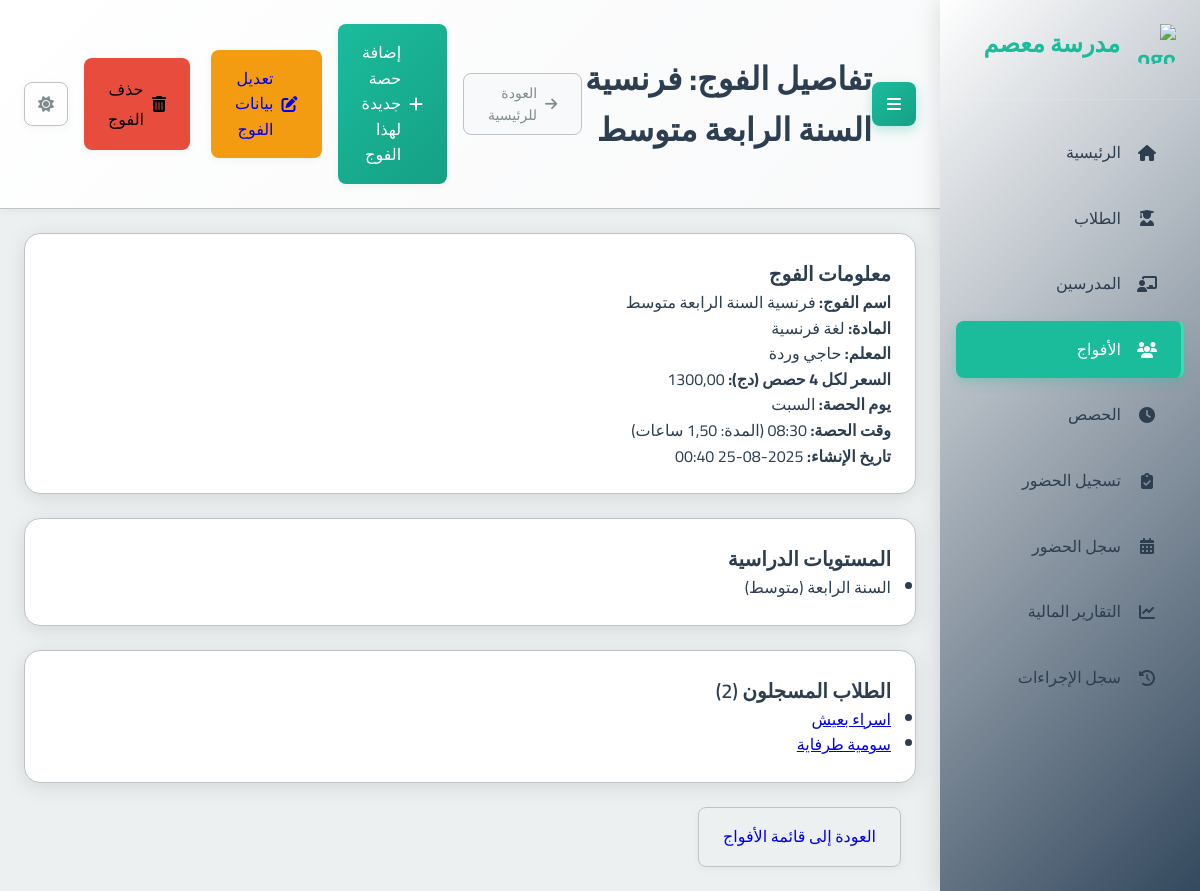
Page /groups/5/ on the committed database.
### school_app/models.py (models this page shows, shortened)
class Group(models.Model):
    name = models.CharField(max_length=100, verbose_name="اسم الفوج")
    subject = models.ForeignKey(Subject, on_delete=models.PROTECT, verbose_name="المادة")
    teacher = models.ForeignKey(Teacher, on_delete=models.CASCADE, verbose_name="المدرس")
    academic_levels = models.ManyToManyField(AcademicLevel, verbose_name="المستويات الدراسية المتوافقة")
    price_per_4_sessions = models.DecimalField(max_digits=10, decimal_places=2, verbose_name="السعر لكل 4 حصص")
    session_day = models.IntegerField(choices=[
        (0, 'الاثنين'),
        (1, 'الثلاثاء'),
        (2, 'الأربعاء'),
        (3, 'الخميس'),
        (4, 'الجمعة'),
        (5, 'السبت'),
        (6, 'الأحد')
    ], verbose_name="يوم الحصة")
    session_start_time = models.TimeField(verbose_name="وقت بداية الحصة")
    session_duration = models.DecimalField(max_digits=4, decimal_places=2, default=1.5, verbose_name="مدة الحصة (ساعات)")
    students = models.ManyToManyField(Student, through='StudentGroup', blank=True, verbose_name="الطلاب المسجلون")
    created_at = models.DateTimeField(auto_now_add=True, verbose_name="تاريخ الإنشاء")
    is_continuous = models.BooleanField(default=False, verbose_name="فوج مستمر (تُنشأ الحصص أسبوعياً تلقائياً)")
    created_sessions_until = models.DateField(null=True, blank=True, verbose_name="تم إنشاء الحصص حتى تاريخ")
    class Meta:
        verbose_name = "فوج"
        verbose_name_plural = "الأفواج"

class Subject(models.Model):
    name = models.CharField(max_length=100, verbose_name="اسم المادة")
    class Meta:
        verbose_name = "مادة دراسية"
        verbose_name_plural = "المواد الدراسية"

class Teacher(models.Model):
    full_name = models.CharField(max_length=201, verbose_name="الاسم الكامل")
    phone_number = models.CharField(max_length=20, unique=True, verbose_name="رقم الهاتف")
    subject = models.ForeignKey(Subject, on_delete=models.PROTECT, verbose_name="المادة الأساسية")
    created_at = models.DateTimeField(auto_now_add=True, verbose_name="تاريخ الإنشاء")
    class Meta:
        verbose_name = "مدرس"
        verbose_name_plural = "المدرسون"

class AcademicLevel(models.Model):
    name = models.CharField(max_length=100, verbose_name="الاسم")
    category = models.CharField(max_length=50, choices=[
        ('PRIMARY', 'ابتدائي'),
        ('MIDDLE', 'متوسط'),
        ('HIGH', 'ثانوي')
    ], verbose_name="الفئة")
    class Meta:
        verbose_name = "المستوى الدراسي"
        verbose_name_plural = "المستويات الدراسية"

class Student(models.Model):
    full_name = models.CharField(max_length=201, verbose_name="الاسم الكامل")
    phone_number = models.CharField(max_length=20, null=True, blank=True, verbose_name="رقم هاتف الطالب")
    guardian_phone = models.CharField(max_length=20, null=True, blank=True, verbose_name="رقم هاتف الولي")
    birth_day = models.IntegerField(verbose_name="يوم الميلاد")
    birth_month = models.IntegerField(verbose_name="شهر الميلاد")
    birth_year = models.IntegerField(verbose_name="سنة الميلاد")
    academic_level = models.ForeignKey(AcademicLevel, on_delete=models.PROTECT, verbose_name="المستوى الدراسي")
    registration_fee_paid = models.BooleanField(default=False, verbose_name="رسوم التسجيل مدفوعة")
    card_number = models.CharField(max_length=20, unique=True, blank=True, null=True, verbose_name="رقم البطاقة")
    prepaid_balance = models.DecimalField(max_digits=10, decimal_places=2, default=Decimal('0.00'), verbose_name="رصيد مدفوع مقدماً")
    created_at = models.DateTimeField(auto_now_add=True, verbose_name="تاريخ الإنشاء")
    class Meta:
        verbose_name = "طالب"
        verbose_name_plural = "الطلاب"

### school_app/views.py (the view)
# urls.py: path('groups/<int:group_id>/', views.group_detail, name='group_detail'),
def group_detail(request, group_id):
    group = get_object_or_404(Group, id=group_id)
    context = {
        'group': group,
        'page_title': f"تفاصيل الفوج: {group.name}"
    }
    return render(request, 'school_app/group_detail.html', context)

### templates/school_app/group_detail.html (shortened to what this page needs)
{% extends "base.html" %}
{% block page_title %}{{ page_title|default:"تفاصيل الفوج" }}{% endblock %}
{% block header_actions %}
  <a href="{% url 'add_session' %}?group_id={{ group.id }}" class="btn btn-primary">
    <i class="fas fa-plus"></i> إضافة حصة جديدة لهذا الفوج
  </a>
  <a href="{% url 'edit_group' group.id %}" class="btn btn-warning" style="margin-left: 5px;"><i class="fas fa-edit"></i> تعديل بيانات الفوج</a>
  <form action="{% url 'delete_group' group.id %}" method="post" style="display: inline-block;" onsubmit="return confirm('هل أنت متأكد أنك تريد حذف هذا الفوج؟ سيتم حذف جميع الحصص المتعلقة به أيضاً.');">
      <button type="submit" class="btn btn-danger">
          <i class="fas fa-trash-alt"></i> حذف الفوج
      </button>
  </form>
{% endblock %}
{% block content %}
<div class="row">
  <div class="col-md-6">
    <div class="card mb-3">
      <div class="card-body">
        <h5 class="card-title">معلومات الفوج</h5>
        <p><strong>اسم الفوج:</strong> {{ group.name }}</p>
        <p><strong>المادة:</strong> {{ group.subject.name }}</p>
        <p><strong>المعلم:</strong> {{ group.teacher.full_name }}</p>
        <p><strong>السعر لكل 4 حصص (دج):</strong> {{ group.price_per_4_sessions }}</p>
        <p><strong>يوم الحصة:</strong> {{ group.get_session_day_display }}</p>
        <p><strong>وقت الحصة:</strong> {{ group.session_start_time|time:"H:i" }} (المدة: {{ group.session_duration }} ساعات)</p>
        <p><strong>تاريخ الإنشاء:</strong> {{ group.created_at|date:"Y-m-d H:i" }}</p>
      </div>
    </div>
    <div class="card mb-3">
      <div class="card-body">
        <h5 class="card-title">المستويات الدراسية</h5>
        {% if group.academic_levels.all %}
          <ul class="list-group">
            {% for level in group.academic_levels.all %}
              <li class="list-group-item">{{ level.name }} ({{ level.get_category_display }})</li>
            {% endfor %}
          </ul>
        {% else %}
          <p class="text-muted">لم يتم تحديد مستويات دراسية.</p>
        {% endif %}
      </div>
    </div>
  </div>
  <div class="col-md-6">
    <div class="card mb-3">
      <div class="card-body">
        <h5 class="card-title">الطلاب المسجلون ({{ group.students.count }})</h5>
        {% if group.students.all %}
          <ul class="list-group">
            {% for student in group.students.all %}
              <li class="list-group-item">
                <a href="{% url 'student_detail' student.id %}">{{ student.full_name }}</a>
              </li>
            {% endfor %}
          </ul>
        {% else %}
          <p class="text-muted">لا يوجد طلاب مسجلون حالياً في هذا الفوج.</p>
        {% endif %}
      </div>
    </div>
  </div>
</div>
<div class="mt-3">
  <a href="{% url 'group_list' %}" class="btn btn-secondary">العودة إلى قائمة الأفواج</a>
</div>
{% endblock %}

### static/css/main.css (style rules this page uses)
:root { --primary-color: #2c3e50; --primary-light: #34495e; --primary-darker: #1a252f; --accent-color: #1abc9c; --accent-light: #2fe2b3; --accent-dark: #16a085; --text-color: #2c3e50; --text-secondary: #7f8c8d; --text-on-primary: #ffffff; --text-on-accent: #ffffff; --text-nav: #2c3e50; --background-color: #ecf0f1; --card-background: #ffffff; --input-background: #ffffff; --border-color: #bdc3c7; --input-border-color: #bdc3c7; --success-color: #2ecc71; --warning-color: #f39c12; --error-color: #e74c3c; --info-color: #1E90FF; --table-header-background: #e9ecef; --table-row-hover-background: #f8f9fa; --box-shadow-color: rgba(0, 0, 0, 0.1); --box-shadow-color-hover: rgba(0, 0, 0, 0.15); --box-shadow-soft-color: rgba(0, 0, 0, 0.05); --subtle-background: #f8f9fa; --spacing-xs: 8px; --spacing-sm: 16px; --spacing-md: 24px; --spacing-lg: 32px; --spacing-xl: 48px; --font-family: 'Cairo', sans-serif; --font-size-xs: 12px; --font-size-sm: 14px; --font-size-md: 16px; --font-size-lg: 20px; --font-size-xl: 24px; --font-size-xxl: 32px; --border-radius-sm: 4px; --border-radius-md: 8px; --border-radius-lg: 16px; --transition-fast: 0.2s ease; --transition-normal: 0.3s ease; --transition-slow: 0.5s ease; --sidebar-width: 260px; }
* { margin: 0; padding: 0; box-sizing: border-box; direction: rtl; }
html { direction: rtl; font-size: 16px; }
body { font-family: var(--font-family); background-color: var(--background-color); color: var(--text-color); line-height: 1.6; transition: background-color var(--transition-normal), color var(--transition-normal); overflow-x: hidden; }
.btn-secondary { border: 1px solid var(--input-border-color) !important; margin: 0 15px; }
.btn-warning { background: var(--warning-color); }
.btn-danger { background: var(--error-color); }
.card { background-color: var(--card-background); border-radius: var(--border-radius-lg); box-shadow: 0 4px 20px var(--box-shadow-color); margin-bottom: var(--spacing-md); overflow: hidden; transition: all var(--transition-normal); border: 1px solid var(--border-color); }
.card-title { font-size: var(--font-size-lg); font-weight: 600; margin: 0; color: var(--text-color); }
.card-body { padding: var(--spacing-md); color: var(--text-color); }
.btn { font-family: var(--font-family); padding: var(--spacing-sm) var(--spacing-md); border: none; border-radius: var(--border-radius-md); cursor: pointer; font-size: var(--font-size-md); font-weight: 500; text-decoration: none; display: inline-flex; align-items: center; gap: var(--spacing-xs); transition: all var(--transition-fast); box-shadow: 0 2px 8px var(--box-shadow-soft-color); }
.btn-primary { background: linear-gradient(135deg, var(--accent-color) 0%, var(--accent-dark) 100%); color: var(--text-on-accent); }
.mb-3 { margin-bottom: var(--spacing-md); }
.mt-3 { margin-top: var(--spacing-md); }

### rows in the picture
Group: name "فرنسية السنة الرابعة متوسط", subject.name "لغة فرنسية", teacher.full_name "حاجي وردة", price_per_4_sessions "1300,00", session_day "السبت", session_start_time "08:30", created_at "2025-08-25 00:40", students.count "2"
AcademicLevel: name "السنة الرابعة", category "متوسط"
Student: full_name "اسراء بعيش"
Student: full_name "سومية طرفاية"

### other values in the picture
{{ page_title|default:"تفاصيل الفوج" }} "تفاصيل الفوج: فرنسية السنة الرابعة متوسط"
